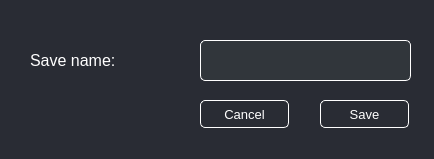
<?xml version="1.0" encoding="UTF-8"?>
<ui version="4.0">
 <class>Form</class>
 <widget class="QWidget" name="Form">
  <property name="geometry">
   <rect>
    <x>0</x>
    <y>0</y>
    <width>434</width>
    <height>159</height>
   </rect>
  </property>
  <property name="windowTitle">
   <string>Form</string>
  </property>
  <property name="styleSheet">
   <string notr="true">QWidget{
background-color:#292C34;
color:white;
}</string>
  </property>
  <widget class="QPushButton" name="cancel_button">
   <property name="geometry">
    <rect>
     <x>200</x>
     <y>100</y>
     <width>89</width>
     <height>28</height>
    </rect>
   </property>
   <property name="font">
    <font>
     <pointsize>10</pointsize>
    </font>
   </property>
   <property name="styleSheet">
    <string notr="true">QPushButton{
border: 1px solid white;
border-radius: 5px;
background-color: #292C34;
color: white;
}</string>
   </property>
   <property name="text">
    <string>Cancel</string>
   </property>
  </widget>
  <widget class="QPushButton" name="save_button">
   <property name="geometry">
    <rect>
     <x>320</x>
     <y>100</y>
     <width>89</width>
     <height>28</height>
    </rect>
   </property>
   <property name="font">
    <font>
     <pointsize>10</pointsize>
    </font>
   </property>
   <property name="styleSheet">
    <string notr="true">QPushButton{
border: 1px solid white;
border-radius: 5px;
background-color: #292C34;
color: white;
}</string>
   </property>
   <property name="text">
    <string>Save</string>
   </property>
  </widget>
  <widget class="QLineEdit" name="save_name_input">
   <property name="geometry">
    <rect>
     <x>200</x>
     <y>40</y>
     <width>211</width>
     <height>41</height>
    </rect>
   </property>
   <property name="font">
    <font>
     <pointsize>15</pointsize>
    </font>
   </property>
   <property name="styleSheet">
    <string notr="true">QLineEdit{
background-color:#31363B;
color:white;
border: 1px solid white;
border-radius:5px;
}</string>
   </property>
   <property name="text">
    <string/>
   </property>
   <property name="alignment">
    <set>Qt::AlignCenter</set>
   </property>
  </widget>
  <widget class="QLabel" name="save_name_label">
   <property name="geometry">
    <rect>
     <x>30</x>
     <y>50</y>
     <width>151</width>
     <height>21</height>
    </rect>
   </property>
   <property name="font">
    <font>
     <pointsize>12</pointsize>
    </font>
   </property>
   <property name="text">
    <string>Save name:</string>
   </property>
  </widget>
 </widget>
 <resources/>
 <connections/>
</ui>
